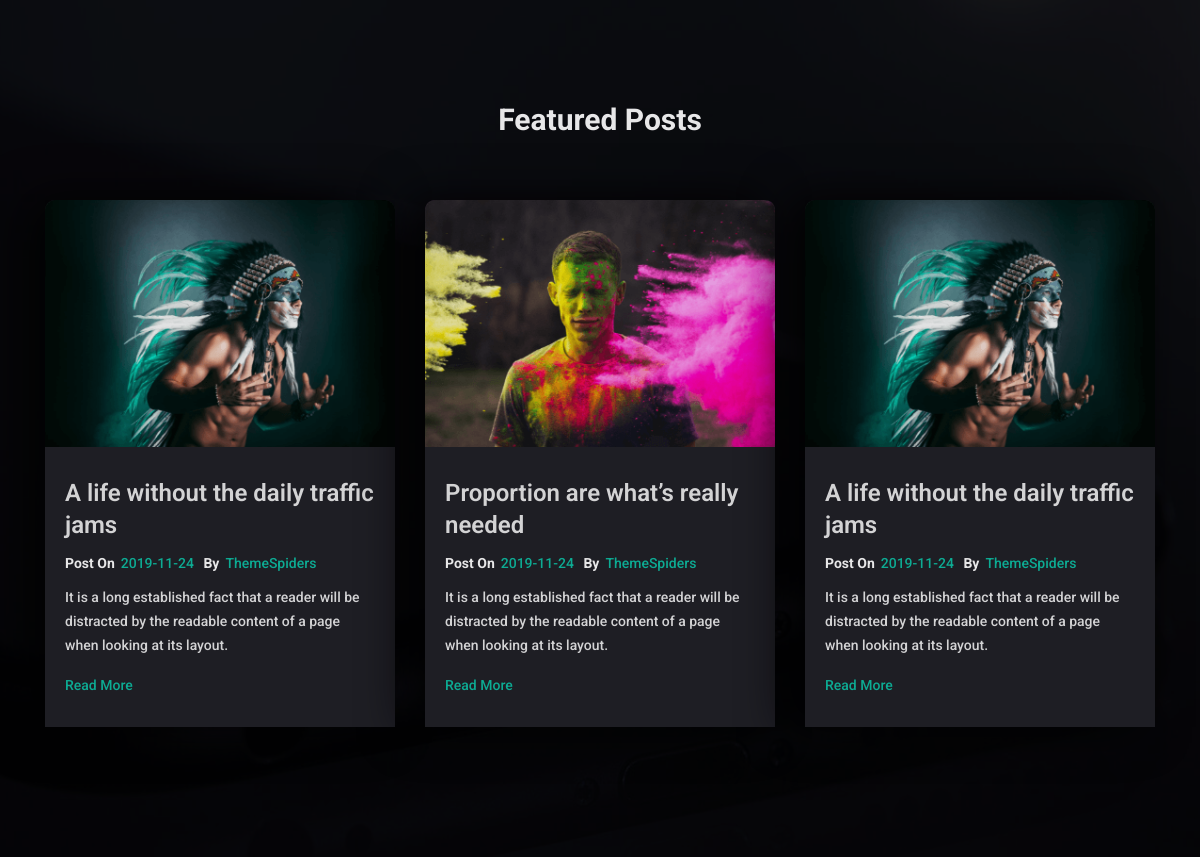
The page /blog.php on the database as committed earlier.
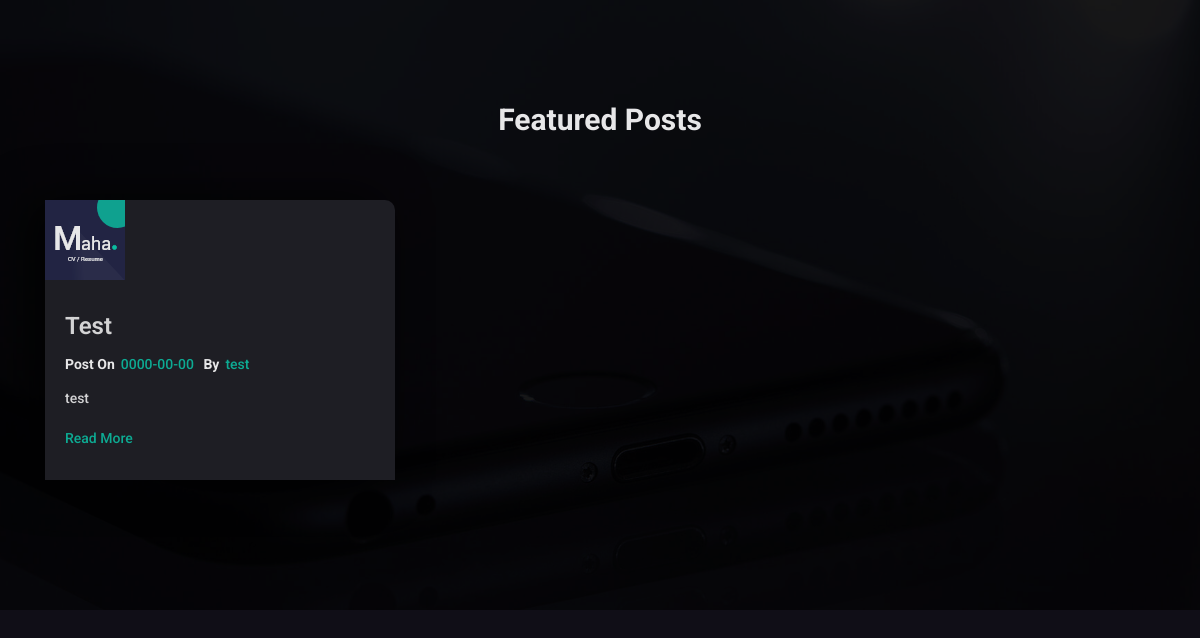
The same page on the database as committed later.
### tables this page shows
CREATE TABLE `blog_posts` (
  `id` int(11) NOT NULL,
  `title` varchar(255) NOT NULL,
  `content` text NOT NULL,
  `post_date` date NOT NULL,
  `author` varchar(100) NOT NULL,
  `image` varchar(255) NOT NULL,
  `read_more_link` varchar(255) NOT NULL,
  `created_at` timestamp NOT NULL DEFAULT current_timestamp()
);

### blog.php (the view, shortened to what this page needs)
<?php
    include 'header.php';
    $servername = "localhost";
    $username = "root";
    $password = "";
    $dbname = "folio";
    $conn = new mysqli($servername, $username, $password, $dbname);
    $blogQuery = "SELECT * FROM blog_posts ORDER BY post_date DESC";
    $blogResult = $conn->query($blogQuery);
?>
<section class="mh-blog image-bg featured-img-two" id="mh-blog">
    <div class="img-color-overlay">
        <div class="container">
            <div class="row section-separator">
                <div class="col-sm-12 section-title wow fadeInUp" data-wow-duration="0.8s" data-wow-delay="0.2s">
                    <h3>Featured Posts</h3>
                </div>
                <?php if ($blogResult->num_rows > 0): ?>
                    <?php while ($blog = $blogResult->fetch_assoc()): ?>
                        <div class="col-sm-12 col-md-4">
                            <div class="mh-blog-item dark-bg wow fadeInUp" data-wow-duration="0.8s" data-wow-delay="0.3s">
                                <img src="<?php echo $blog['image']; ?>" alt="Blog Image" class="img-fluid">
                                <div class="blog-inner">
                                    <h2><a href="<?php echo $blog['read_more_link']; ?>"><?php echo $blog['title']; ?></a></h2>
                                    <div class="mh-blog-post-info">
                                        <ul>
                                            <li><strong>Post On</strong><a href="#"><?php echo $blog['post_date']; ?></a></li>
                                            <li><strong>By</strong><a href="#"><?php echo $blog['author']; ?></a></li>
                                        </ul>
                                    </div>
                                    <p><?php echo $blog['content']; ?></p>
                                    <a href="<?php echo $blog['read_more_link']; ?>">Read More</a>
                                </div>
                            </div>
                        </div>
                    <?php endwhile; ?>
                <?php else: ?>
                    <p class="text-center">No blog posts available at the moment.</p>
                <?php endif; ?>
            </div>
        </div>
    </div>
</section>

### header.php (shortened to what this page needs)
<!doctype html>
<html lang="en">
<head>
        <link rel="stylesheet" href="assets/icons/font-awesome-4.7.0/css/font-awesome.min.css">
        <link rel="stylesheet" href="assets/plugins/css/bootstrap.min.css">
        <link rel="stylesheet" href="assets/plugins/css/animate.css">
        <link rel="stylesheet" href="assets/plugins/css/owl.css">
        <link rel="stylesheet" href="assets/plugins/css/jquery.fancybox.min.css">
        <link rel="stylesheet" href="assets/css/styles.css">
        <link rel="stylesheet" href="assets/css/responsive.css">
        <link rel="alternate stylesheet" href="assets/css/colors/blue.css" title="blue">
        <link rel="stylesheet" href="assets/css/colors/defauld.css" title="defauld">
        <link rel="alternate stylesheet" href="assets/css/colors/green.css" title="green">
        <link rel="alternate stylesheet" href="assets/css/colors/blue-munsell.css" title="blue-munsell">
        <link rel="alternate stylesheet" href="assets/css/colors/orange.css" title="orange">
        <link rel="alternate stylesheet" href="assets/css/colors/purple.css" title="purple">
        <link rel="alternate stylesheet" href="assets/css/colors/slate.css" title="slate">
        <link rel="alternate stylesheet" href="assets/css/colors/yellow.css" title="yellow">
</head>
<body class="dark-vertion black-bg">

### assets/css/responsive.css (style rules this page uses)
* { -webkit-font-smoothing: antialiased; -moz-osx-font-smoothing: grayscale; }

### assets/css/colors/blue.css (style rules this page uses)
.mh-blog .mh-blog-item .blog-inner h2 a { color: #fff; }
.mh-blog .mh-blog-item .blog-inner a { color: #a97afd; }
.mh-blog .mh-blog-item h2 { color: #a97afd; }
.mh-blog .mh-blog-item h2 a { color: #a97afd; }

### assets/css/colors/green.css (style rules this page uses)
.mh-blog .mh-blog-item .blog-inner h2 a { color: #fff; }
.mh-blog .mh-blog-item .blog-inner a { color: #4CAF50; }
.mh-blog .mh-blog-item h2 { color: #4CAF50; }
.mh-blog .mh-blog-item h2 a { color: #4CAF50; }

### assets/css/colors/blue-munsell.css (style rules this page uses)
.mh-blog .mh-blog-item .blog-inner h2 a { color: #fff; }
.mh-blog .mh-blog-item .blog-inner a { color: #2196F3; }
.mh-blog .mh-blog-item h2 { color: #2196F3; }
.mh-blog .mh-blog-item h2 a { color: #2196F3; }

### assets/css/colors/orange.css (style rules this page uses)
.mh-blog .mh-blog-item .blog-inner h2 a { color: #fff; }
.mh-blog .mh-blog-item .blog-inner a { color: #ffa500; }
.mh-blog .mh-blog-item h2 { color: #ffa500; }
.mh-blog .mh-blog-item h2 a { color: #ffa500; }

### assets/css/colors/purple.css (style rules this page uses)
.mh-blog .mh-blog-item .blog-inner h2 a { color: #fff; }
.mh-blog .mh-blog-item .blog-inner a { color: #E91E63; }
.mh-blog .mh-blog-item h2 { color: #E91E63; }
.mh-blog .mh-blog-item h2 a { color: #E91E63; }

### assets/css/colors/slate.css (style rules this page uses)
.mh-blog .mh-blog-item .blog-inner h2 a { color: #fff; }
.mh-blog .mh-blog-item .blog-inner a { color: #f6c; }
.mh-blog .mh-blog-item h2 { color: #f6c; }
.mh-blog .mh-blog-item h2 a { color: #f6c; }

### assets/css/colors/yellow.css (style rules this page uses)
.mh-blog .mh-blog-item .blog-inner a { color: #188c91; }
.mh-blog .mh-blog-item h2 { color: #188c91; }
.mh-blog .mh-blog-item h2 a { color: #188c91; }

Rows that differ between the two databases and show on the page:
removed blog_posts: image (picture), title "A life without the daily traffic jams", post_date "2019-11-24", author "ThemeSpiders", content "It is a long established fact that a reader will be distracted by the readable content of a page when looking at its layout."
removed blog_posts: image (picture), title "Proportion are what’s really needed", post_date "2019-11-24", author "ThemeSpiders", content "It is a long established fact that a reader will be distracted by the readable content of a page when looking at its layout."
removed blog_posts: image (picture), title "A life without the daily traffic jams", post_date "2019-11-24", author "ThemeSpiders", content "It is a long established fact that a reader will be distracted by the readable content of a page when looking at its layout."
added blog_posts: image (picture), title "Test", post_date "0000-00-00", author "test", content "test"
